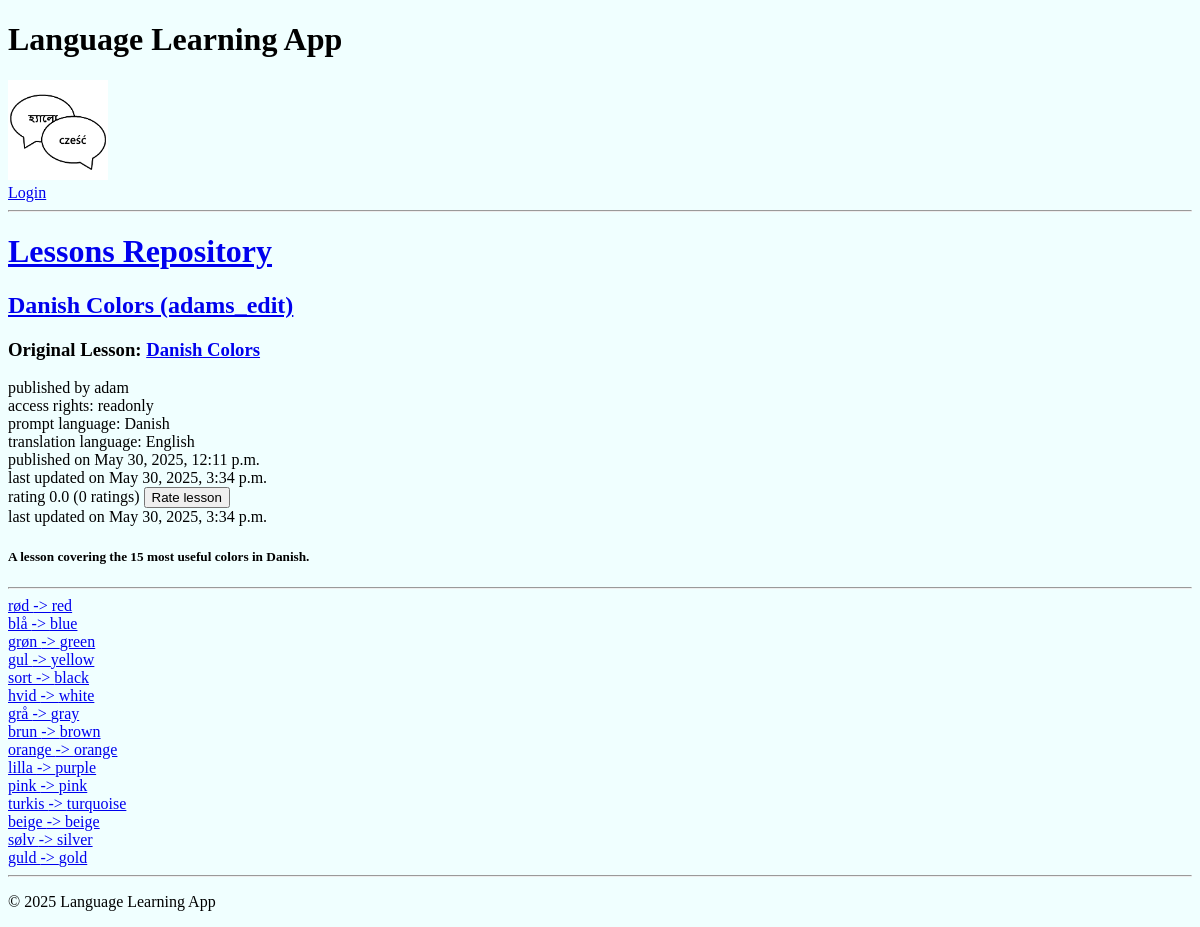
/lessons-repository/64/, run on an earlier commit of the app's database.
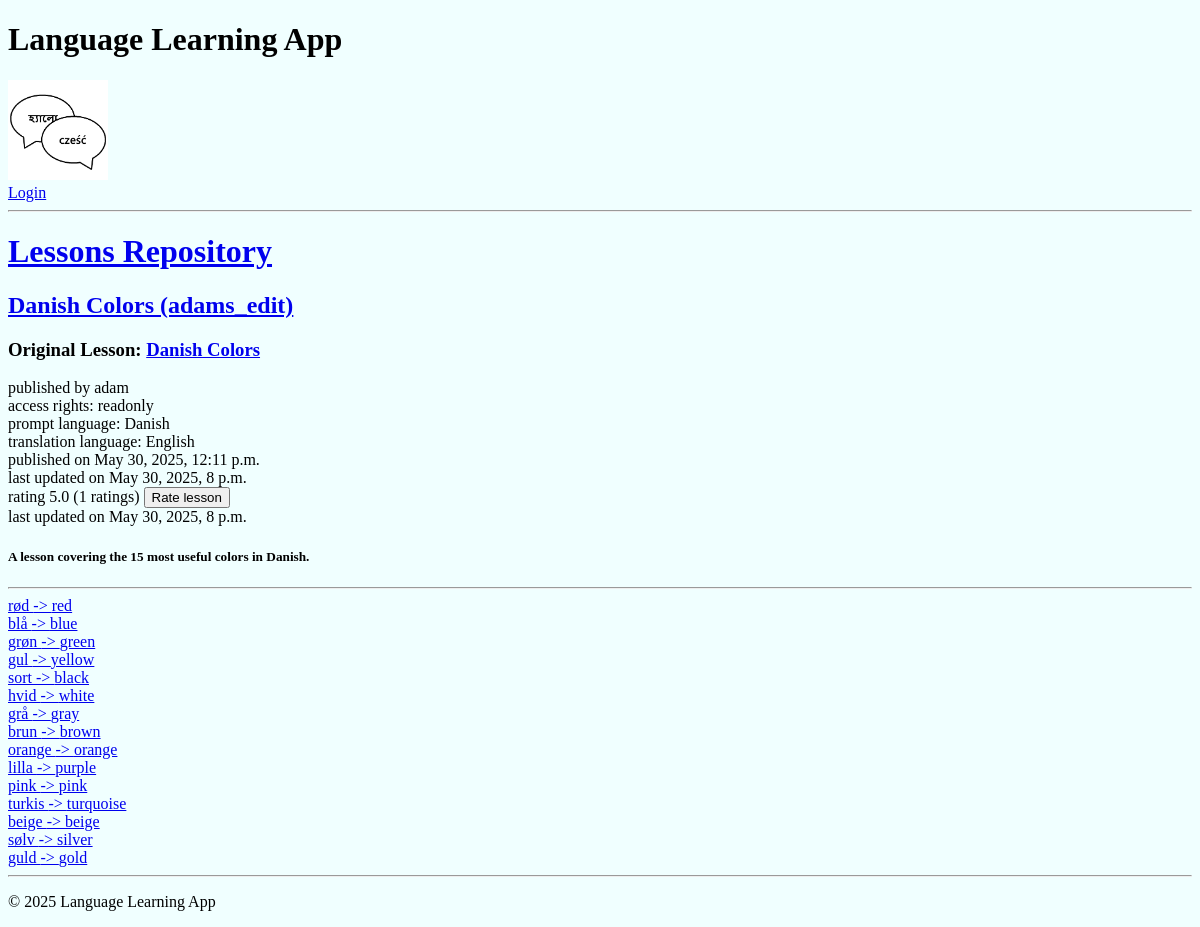
And on a later commit of the database.
### base/models.py (models this page shows, shortened)
class Lesson(models.Model):
    title = models.CharField(max_length=255)
    description = models.TextField(
        blank=True, help_text="Brief description of the lesson."
    )
    prompt_language = models.ForeignKey(
        Language, on_delete=models.CASCADE, related_name="prompt_lessons"
    )
    translation_language = models.ForeignKey(
        Language, on_delete=models.CASCADE, related_name="translation_lessons"
    )
    author = models.ForeignKey(
        User,
        on_delete=models.CASCADE,
        related_name="authored_lessons",
    )
    changes_log = models.TextField(
        blank=True, help_text="Log of changes made to this lesson."
    )
    access_type = models.ForeignKey(AccessType, on_delete=models.PROTECT, default=1)
    original_lesson = models.ForeignKey(
        "self", null=True, blank=True, on_delete=models.SET_NULL
    )
    updated = models.DateTimeField(auto_now=True)
    created = models.DateTimeField(auto_now_add=True)

class AccessType(models.Model):
    ACCESS_CHOICES = [
        ("private", "Private"),
        ("readonly", "Read-Only"),
        ("write", "Writable"),
    ]
    name = models.CharField(max_length=20, choices=ACCESS_CHOICES, unique=True)

class Language(models.Model):
    name = models.CharField(max_length=50, unique=True)

### base/views.py (the view)
def lessonDetails(request, lesson_id):
    lesson = Lesson.objects.get(id=lesson_id)
    if not lesson:
        return HttpResponse("Lesson not found")
    if lesson.access_type.name == "private":
        return HttpResponse("This lesson is not public")
    user = request.user
    if user.is_authenticated:
        can_import = not UserLesson.objects.filter(user=user, lesson=lesson).exists()
    else:
        can_import = False
    if lesson.access_type.name == "private":
        return HttpResponse("This lesson is private and cannot be imported.")
    lessonRatings = Rating.objects.filter(lesson=lesson)
    rating_count = lessonRatings.count()
    average_rating = (
        round(lessonRatings.aggregate(Avg("rating"))["rating__avg"], 1)
        if lessonRatings.exists()
        else 0.0
    )
    words = lesson.words.all()
    context = {
        "lesson": lesson,
        "words": words,
        "can_import": can_import,
        "average_rating": average_rating,
        "rating_count": rating_count,
    }
    return render(request, "base/lesson_details.html", context)

### base/templates/base/lesson_details.html (shortened to what this page needs)
{% extends "main.html" %}
{% block content %}
<h1><a href="{% url 'lessons-repository' %}">Lessons Repository</a></h1>
<h2><a href="{% url 'lesson-details' lesson.id %}">{{ lesson.title }}</a></h2>
{% if lesson.original_lesson %}
    {% if lesson.original_lesson.access_type.name == "private" %}
        <h3>Original Lesson: {{ lesson.original_lesson.title }} (private)</h3>
    {% else %}
        <h3>Original Lesson: <a href="{% url 'lesson-details' lesson.original_lesson.id %}">{{ lesson.original_lesson.title }}</a></h3>
    {% endif %}
{% endif %}
published by {{lesson.author}}
<br>
access rights: {{lesson.access_type.name}}
<br>
prompt language: {{lesson.prompt_language.name}}
<br>
translation language: {{lesson.translation_language.name}}
<br>
published on {{ lesson.created }}
<br>
last updated on {{ lesson.updated }}
<br>
rating {{ average_rating }} ({{ rating_count }} ratings)
<form action="{% url 'rate-lesson' lesson.id %}" method="get" style="display:inline;">
    <button type="submit">Rate lesson</button>
</form>
<br>
last updated on {{ lesson.updated }}
<br>
<h5>{{ lesson.description }}</h5>
<hr>
<div class="lesson-container">
    {% for word in words %}
        <div>
            <a href="{% url 'word-details' lesson.id word.prompt %}">{{ word.prompt }} -> {{ word.translation }}</a>
        </div>
    {% endfor %}
</div>
{% endblock content %}

What changed in the data, as far as the page shows it:
changed Lesson "Danish Colors (adams_edit)": updated "May 30, 2025, 3:34 p.m." → "May 30, 2025, 8 p.m."
Also different on the page:
{{ average_rating }}: "0.0" → "5.0"
{{ rating_count }}: "0" → "1"
